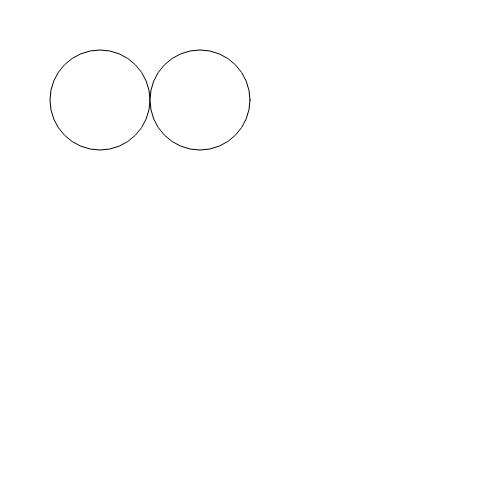
Frame 1 (no input)
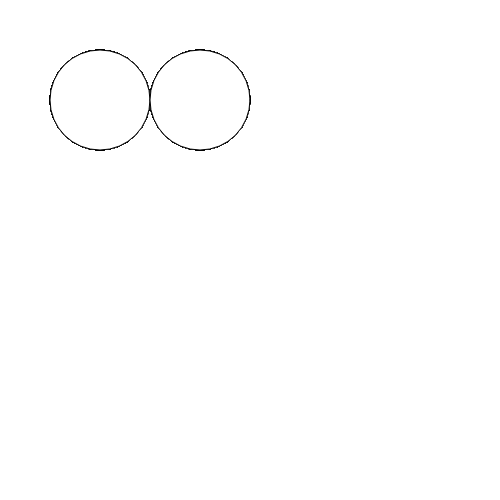
Frame 60 (no input)
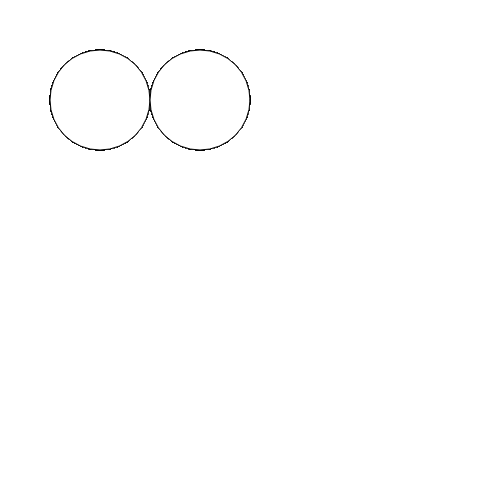
Frame 120 (the mouse pressed at the canvas centre since frame 60)

The p5.js sketch that drew these frames (run headless with seeded random() and noise() and a simulated clock; from frame 60 on, the mouse is pressed at the canvas centre):

// p5.js sketch
// ── sketch.js
function setup() {
  createCanvas(500, 500);
}

function draw() {
ellipse(100, 100, 100, 100);
ellipse(200, 100, 100, 100);
}
